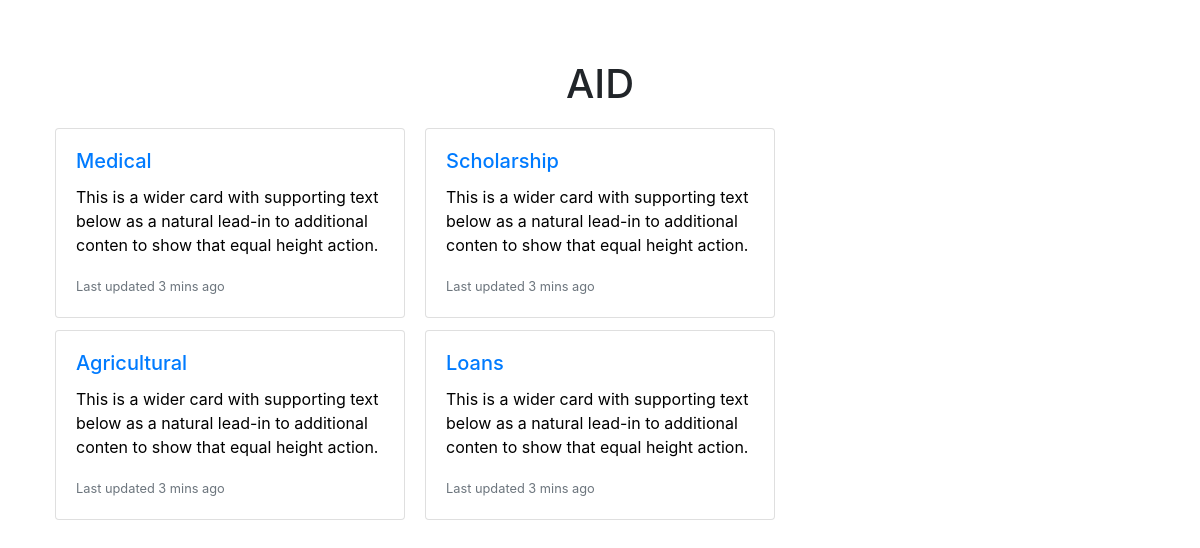
The page / on the database its author committed.
### yojna/models.py (models this page shows, shortened)
class Field(models.Model):
	field_name=models.CharField(max_length=250)

### yojna/views.py (the view)
# urls.py: 2. Add a URL to urlpatterns:  path('', views.home, name='home')
def home(request):
	field_obj=Field.objects.all()
	return render(request,'yojna/home.html',{'fields':field_obj})

### yojna/templates/yojna/home.html (shortened to what this page needs)
{% extends 'base.html' %}
{% load static %}
{% block head %}
	<link rel="stylesheet" href="https://maxcdn.bootstrapcdn.com/bootstrap/4.1.0/css/bootstrap.min.css">
	<link href={% static 'yojna/style_home.css' %} rel="stylesheet" type="text/css">
{% endblock %}
{% block body %}
<body id="main_role">
<center><h1 id="heading">AID</h1></center>
<div class="container">
	<div class="card-columns">
 		{% for field in fields %}
 		<a href={{ field.id }}>
 			<div class="card spin">
    			<div class="card-body">
      				<h5 class="card-title">{{ field.field_name }}</h5>
      				<p class="card-text">This is a wider card with supporting text below as a natural lead-in to additional conten to show that equal height action.</p>
	      			<p class="card-text"><small class="text-muted">Last updated 3 mins ago</small></p>
    			</div>
  			</div>
  		</a>
  		{% endfor %}
	</div>
</div>
</body>
{% endblock %}

### yojna/static/yojna/style_home.css (style rules this page uses)
#main_role { background: url('https://i.pinimg.com/originals/df/02/b2/df02b296b9cb30481aa8f32f1345cebf.jpg'); background-repeat: no-repeat; background-size: 100% 100%; padding: 40px; }
#heading { margin-top: 20px; margin-bottom: 20px; }
.card-text { color: black; }
.card { -webkit-transition: width 1s, height 1s; transition: width 1s, height 1s; }

### rows shown on the page
Field: field_name "Medical"
Field: field_name "Agricultural"
Field: field_name "Scholarship"
Field: field_name "Loans"
